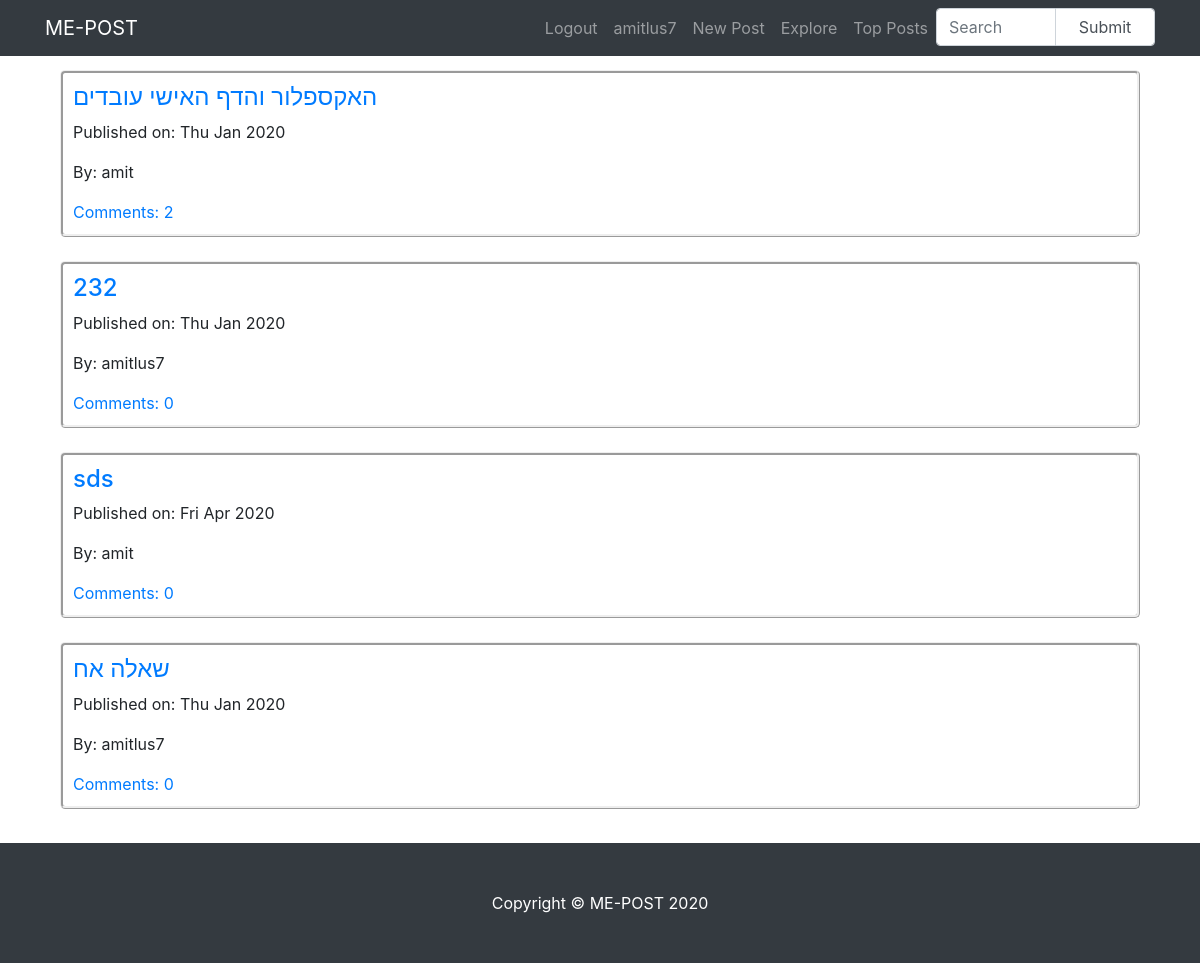
The page /explore/ (signed in) on the database as committed earlier.
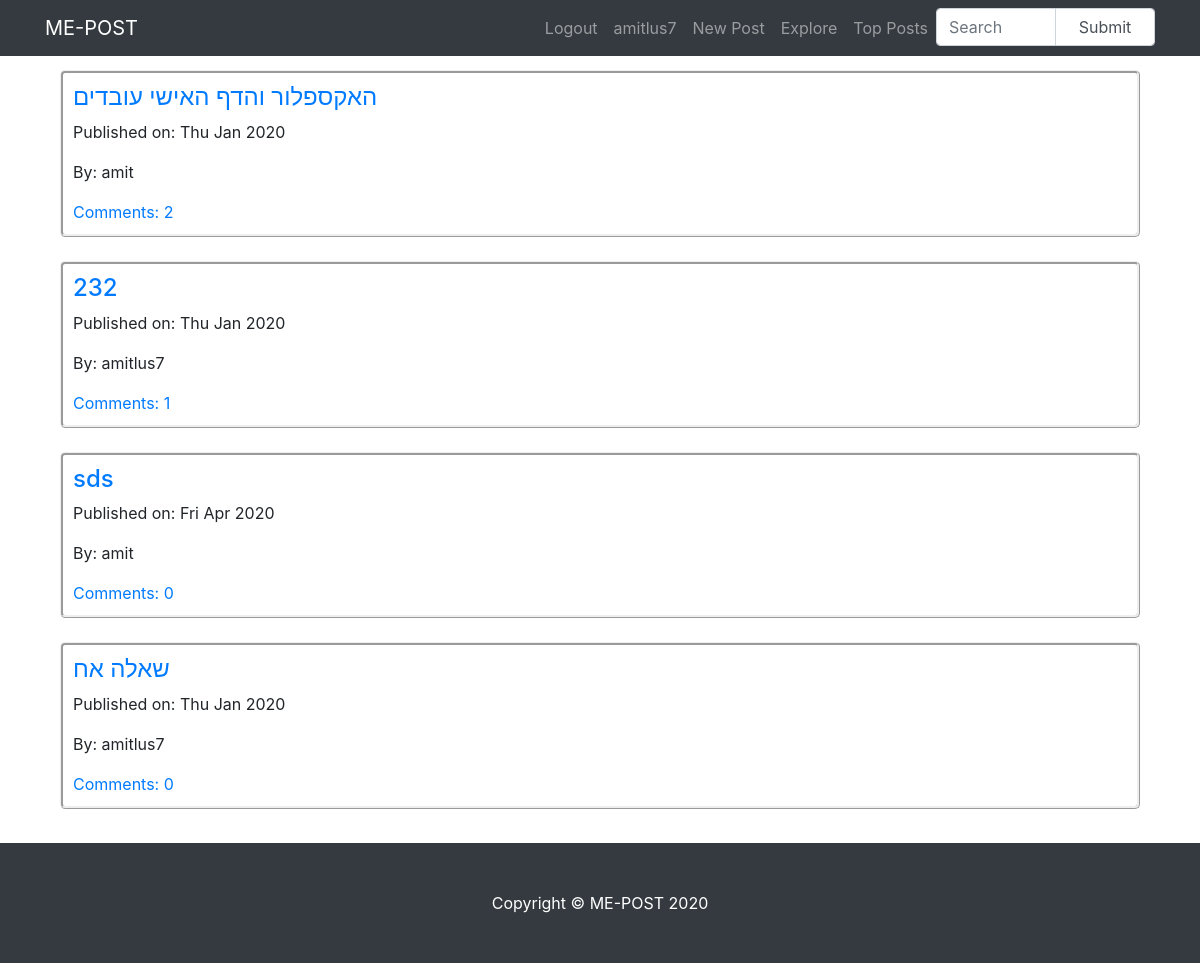
The same page on the database as committed later.
### TheApp/models.py (models this page shows, shortened)
class Post(models.Model):
    author = models.ForeignKey(User, on_delete=models.PROTECT)
    title = models.CharField(max_length=200)
    text = models.TextField()
    create_date = models.DateTimeField(default=timezone.now)
    post_views = models.IntegerField(default=0)

### TheApp/views.py (the view)
# urls.py: path('explore/', views.PostListView.as_view(), name='post_list'),
class PostListView(LoginRequiredMixin, ListView):
    model = Post
    context_object_name = 'thelist'
    template_name = 'TheApp/explore.html'
    def get_queryset(self):
        return Post.objects.order_by('?')

### templates/TheApp/explore.html
{% extends "TheApp/base.html" %}
{% block body_block %}
{% if thelist %}
<div class="container" style = "padding-bottom: 130px; margin-top:70px;">
  {% for post in thelist|slice:":4" %}
  <div class="Misgeret">
    <h4><a href="{% url 'TheApp:post_detail' pk=post.pk %}">{{ post.title }}</a></h4>
      <p>Published on: {{post.create_date|date:"D M Y"}}</p>
      <p>By: {{post.author}}</p>
    <a href="{% url 'TheApp:post_detail' pk=post.pk %}">Comments: {{ post.comments.count }}</a>
  </div>
  <br>
  {% endfor %}
</div>
{% else %}
<h2>No Posts Created</h2>
{% endif %}
{% endblock %}

Rows that differ between the two databases and show on the page:
changed Post (number 2 of 4 on the later page): comments.count "0" → "1"
